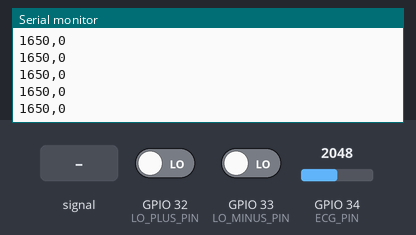
Recording of a sketch running on a simulated ESP32. Shown: the last lines printed to the serial monitor. The inputs (shaded band) are chosen by the test bench; at power-on: GPIO 34 (ECG_PIN) = 2048, GPIO 32 (LO_PLUS_PIN) LOW, GPIO 33 (LO_MINUS_PIN) LOW (analog values on the 0–4095 scale).

Above: at 1.2 s.
1.3 s: GPIO 34 (ECG_PIN) fed a 200 Hz sine of ±327 counts around its level
At 2.3 s:
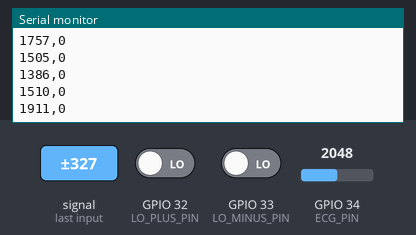
2.8 s: GPIO 34 (ECG_PIN) set to 2866
At 3.8 s:
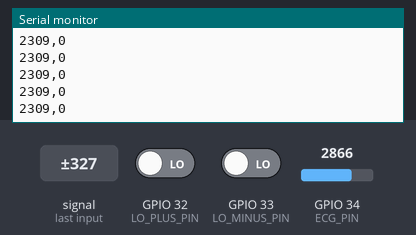
4.3 s: GPIO 32 (LO_PLUS_PIN) driven HIGH
5.8 s: GPIO 34 (ECG_PIN) fed a 1000 Hz sine of ±1023 counts around its level
At 6.9 s:
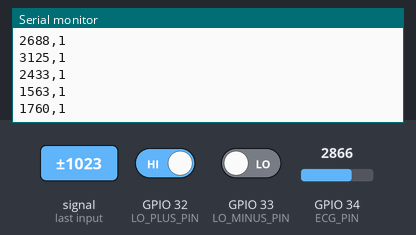
7.3 s: GPIO 33 (LO_MINUS_PIN) driven HIGH
8.8 s: GPIO 34 (ECG_PIN) set to 3603
Timing chart, 0 to 10.0 s (numbered marks = the images above; inputs shaded):
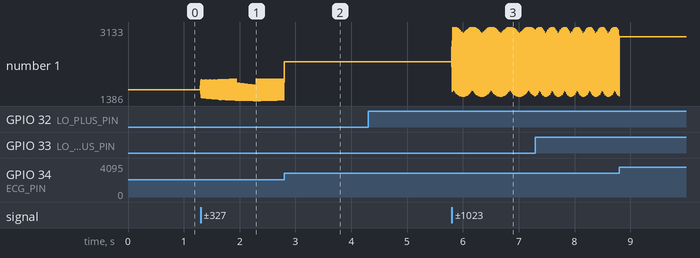

Measured:
- after the input at 1.3 s, the serial monitor: prints a new line at once (image 1)
- after the input at 5.8 s, the serial monitor: prints a new line at once (image 3)
- plotted number 1: 1650 → 1906 after the input at 1.3 s, 2309 → 2889 after the input at 5.8 s

The sketch:

esp32_ecg_ad8232.ino
```cpp
// Week 2: read your ECG with an AD8232 module and the ESP32's ADC, send it to the laptop over USB.
// On the laptop, run:  python3 plot_ecg.py
//
// SAFETY: the laptop must run on BATTERY (charger unplugged), with nothing else plugged into it
// that goes to the wall socket (monitor, hub with its own power). Then there is no path from the
// mains to your body. The AD8232 module is for learning only, not a medical device.
//
// Wiring (ESP32 DevKit V1, 38 pins, USB at the bottom; left header counted from the top):
//   AD8232 GND    -> ESP32 GND     (left pin 14)
//   AD8232 3.3V   -> ESP32 3V3     (left pin 1)    NOT 5V: the module runs on 3.3 V
//   AD8232 OUTPUT -> ESP32 GPIO 34 (left pin 5)    analog ECG, 0..3.3 V, resting near 1.5 V
//   AD8232 LO-    -> ESP32 GPIO 33 (left pin 8)    goes HIGH when an electrode is off
//   AD8232 LO+    -> ESP32 GPIO 32 (left pin 7)    goes HIGH when an electrode is off
//   AD8232 SDN    -> not connected (the module keeps it on)

const int ECG_PIN = 34;          // ADC1 channel 6. ADC1 pins still work when Wi-Fi is on (ADC2 pins don't)
const int LO_MINUS_PIN = 33;     // leads-off detect, negative electrode
const int LO_PLUS_PIN = 32;      // leads-off detect, positive electrode
const int SAMPLE_RATE = 250;     // samples per second (ECG content is below ~40 Hz, so 250 is plenty)

uint32_t nextSampleUs;           // when the next sample is due (micros)

void setup() {
  Serial.begin(115200);          // 250 lines/s x ~8 bytes = 2 kB/s, well under 115200 baud (~11.5 kB/s)
  pinMode(LO_MINUS_PIN, INPUT);
  pinMode(LO_PLUS_PIN, INPUT);
  analogReadResolution(12);      // 12-bit ADC: values 0..4095
  analogSetPinAttenuation(ECG_PIN, ADC_11db);   // input range up to ~3.1 V, so the whole 0..3.3 V swing fits
  nextSampleUs = micros();
}

void loop() {
  if ((int32_t)(micros() - nextSampleUs) < 0) return;   // not time yet
  nextSampleUs += 1000000 / SAMPLE_RATE;                // every 4000 us -> exactly 250 Hz

  // Leads off? Then the OUTPUT pin is meaningless, so flag it (1) and the laptop shows a warning.
  int leadsOff = digitalRead(LO_MINUS_PIN) || digitalRead(LO_PLUS_PIN);
  int mv = analogReadMilliVolts(ECG_PIN);               // ADC reading, calibrated to millivolts

  // One line per sample: "millivolts,leadsOff"  e.g. "1532,0"
  Serial.print(mv);
  Serial.print(',');
  Serial.println(leadsOff);
}
```
